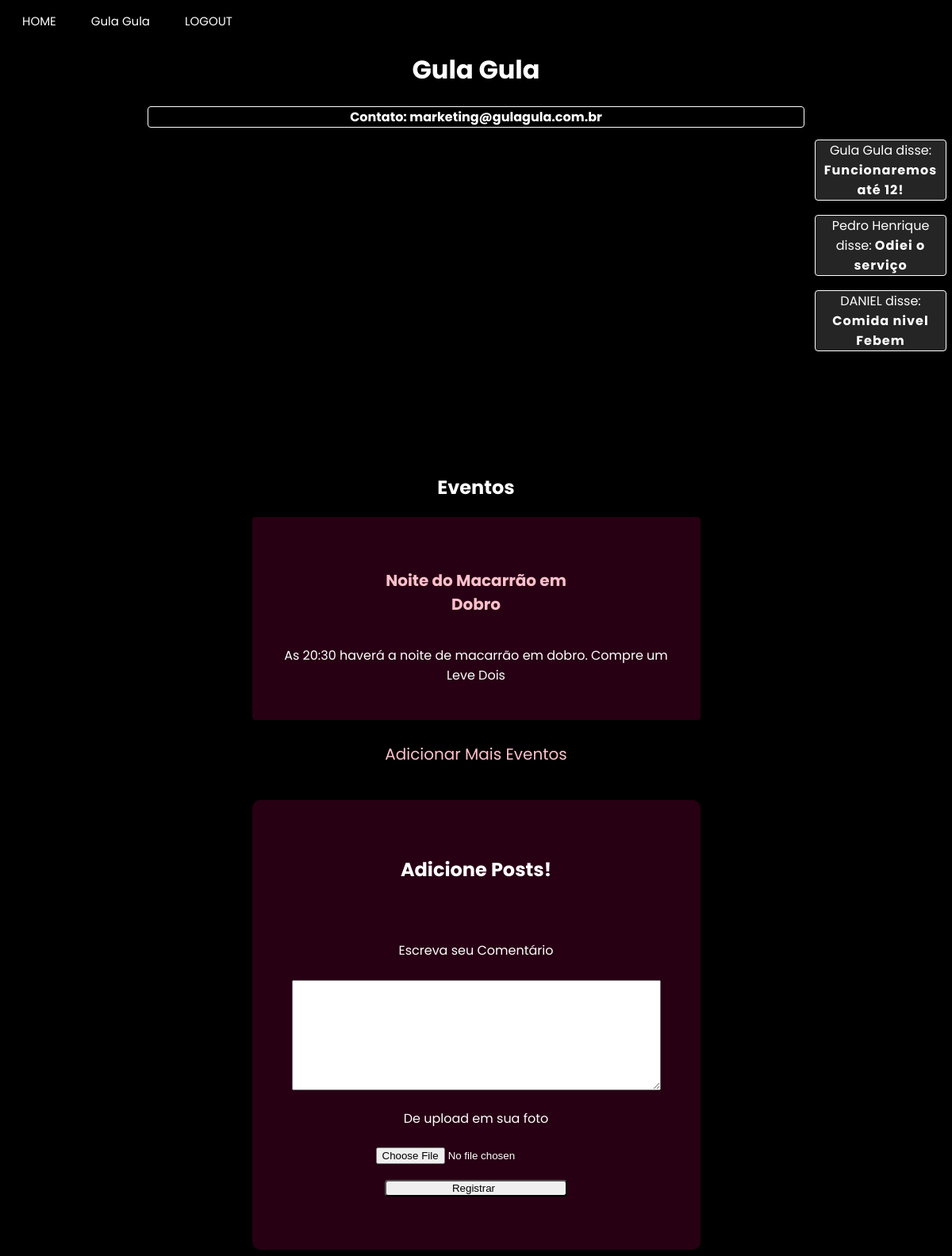
Before: /enterprise_page/Gula Gula (signed in) with the older database file.
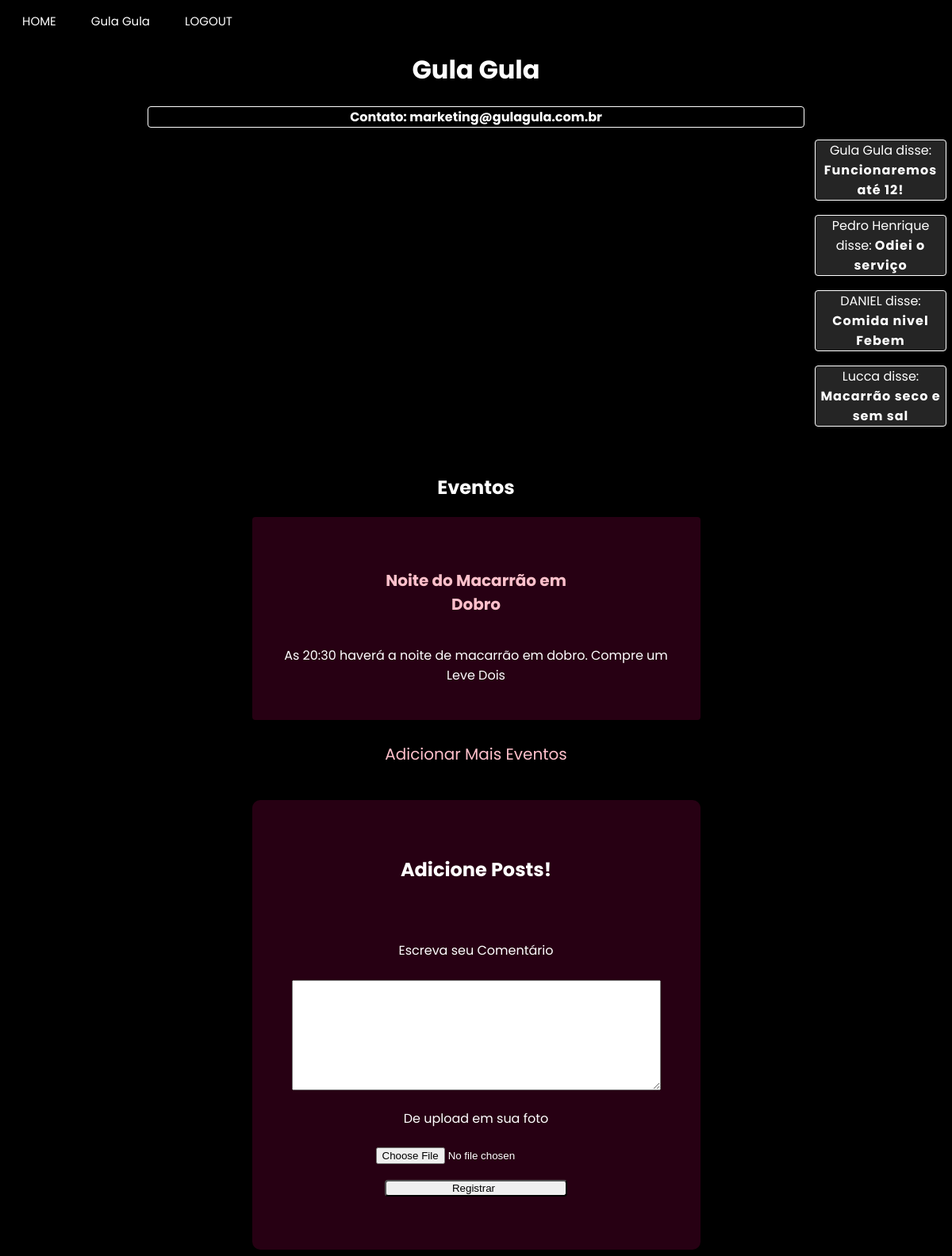
After: the same page with the newer database file.
### app/model.py (models this page shows, shortened)
class empresa(UserMixin, db.Model):
    __tablename__ = "empresa"
    id = db.Column(db.Integer,primary_key=True)
    enterprise_name = db.Column(db.String(64), index=True, unique=True)
    email = db.Column(db.String(120), index=True, unique=True)
    password_hash = db.Column(db.String(120))
    city = db.Column(db.String(120))
    latitude = db.Column(db.Float)
    longitude = db.Column(db.Float)
    district = db.Column(db.String(50))
    street = db.Column(db.String(120))
    posts = db.relationship("Post", backref="enterprise")

class Event(db.Model):
    id = db.Column(db.Integer, primary_key=True)
    body = db.Column(db.String(200))
    image = db.Column(db.String(200))
    timestamp = db.Column(db.Integer, index=True)
    empresa_id = db.Column(db.Integer)
    name = db.Column(db.String(200))
    latitude = db.Column(db.Float)
    longitude = db.Column(db.Float)
    event_type = db.Column(db.String(8))
    rank = db.Column(db.Float)
    avaliations = db.Column(db.Integer)
    age_groups = db.Column(db.String)

class Post(db.Model):
    id = db.Column(db.Integer, primary_key=True)
    body = db.Column(db.String(140))
    image = db.Column(db.String(200))
    timestamp = db.Column(db.Integer, index=True)
    empresa_id = db.Column(db.Integer, db.ForeignKey('empresa.id'))
    author_id = db.Column(db.Integer())
    event_id = db.Column(db.Integer())

class usuario(UserMixin, db.Model):
    __tablename__ = "usuario"
    id = db.Column(db.Integer, primary_key=True)
    username = db.Column(db.String(64), index=True, unique=True)
    email = db.Column(db.String(120), index=True, unique=True)
    password_hash = db.Column(db.String(120))
    city = db.Column(db.String(120))
    district = db.Column(db.String(50))
    age = db.Column(db.Integer)

### app/routes.py (the view, shortened to what this page needs)
@app.route("/enterprise_page/<name>", methods=["POST", "GET"])
@login_required
def enterprise_page_specific(name):
    form = Comments()
    enterpriseS= empresa.query.filter_by(enterprise_name=name).first()
    return render_template('enterprise_page.html', title=name, css_file="enterprise_page.css",user=current_user, usuario=usuario, enterprise=empresa, posts=Post.query.filter_by(empresa_id=enterpriseS.id), form=form, events=Event.query.filter_by(empresa_id=enterpriseS.id).all())

### app/forms.py
class Comments(FlaskForm):
    files = FileField("De upload em sua foto")
    evaluation = TextAreaField("")
    text = TextAreaField("Escreva seu Comentário", validators=[DataRequired("Escreva seu comentário!")])
    submit = SubmitField("Registrar")

### app/model.py (called while the page is built)
@login.user_loader
def load_user(id):
    if usuario.query.get(int(id)):
        load = usuario.query.get(int(id))
    else:
        load = empresa.query.get(int(id))
    return load

### app/templates/enterprise_page.html (shortened to what this page needs)
{% extends "base.html" %}
{% block content %}
<h1>{{title}}</h1>
<h3>Contato: {{enterprise.query.filter_by(enterprise_name = title).first().email}}</h3>
<div id="map"></div>
<div class="alignment">
<h2>Eventos</h2>
{% if events|length == 0 %}
  <h5> Não existe nenhum evento vinculado a esta empresa</h5>
{% else %}
{% for event in events%}
<div class="events">
  <h5><a href={{ url_for("event_page", name= event.name)}}>{{ event.name }}</a></h5>
  <p>{{ event.body }}</p>
</div>
{% endfor %}
{% endif %}
{% if not current_user.username %}
<a href={{ url_for("event_register_page")}}> Adicionar Mais Eventos</a>
{% endif %}
<section class="container">
  {% if current_user.username %}
  <h1>Envie-nos seu feedback</h1><br><br>
  {% else %}
  <h1>Adicione Posts!</h1><br><br>
  {% endif %}
      <form action="{{url_for('enterprise_page_specific', name = title)}}", method='post', novalidate>
          <div class="inputs">
            <p>
                {{ form.text.label }}<br><br>
                {{ form.text(size=32) }}<br>
            </p>
            <p>
                {{ form.files.label }}<br>
                {{ form.files(size=32) }}<br>
            </p>
        </div>
        <p>{{ form.submit() }}</p>
      </form>
    </section>
</div>
<aside class="aside">
  {% for post in posts%}
  {% if usuario.query.filter_by(id = post.author_id).first().username %}
  <div><p>{{ usuario.query.filter_by(id = post.author_id).first().username }} disse: <b>{{ post.body }}</b></p></div>
  {% else %}
  <div><p>{{ enterprise.query.filter_by(id = post.author_id).first().enterprise_name }} disse: <b>{{ post.body }}</b></p></div>
  {% endif %}
  {% endfor %}
</aside>
{% endblock %}

### app/templates/base.html (shortened to what this page needs)
<!DOCTYPE html>
<html>
    <head>
        {% if css_file%}
            <link rel="stylesheet" type="text/css" href="{{ url_for('static', filename=css_file) }}">
        {% else %}
            <link rel="stylesheet" type="text/css" href="{{ url_for('static', filename='user_page.css') }}">
        {% endif %}
    </head>
    <body>
        <header class="menu">
            <a id="main_page" href="{{ url_for('main_page') }}" class="button">HOME</a>
            {% if user.is_authenticated %}
            {% if user.username %}
            <a id="user_page" href="{{ url_for('user_page')}}"class="button">{{user.username}}</a>
            {% else %}
            <a id="enterprise_page" href="{{ url_for('enterprise_page_specific', name=user.enterprise_name)}}"class="button">{{user.enterprise_name}}</a>
            {% endif%}
            <a id="logout" href="{{ url_for('logout') }}" class="button">LOGOUT</a>
            {% else %}
            <a id="enterprise_register_page" href="{{ url_for('enterprise_register_page') }}" class="button">SEJA UM ANUNCIANTE</a>
            <a id="user_register_page" href="{{ url_for('user_register_page') }}" class="button">REGISTRO</a>
            <a id="login_page" href="{{ url_for('login_page') }}" class="button">LOGIN</a>
            {% endif %}
        </header>
        {% block content %}{% endblock %}
    </body>
</html>

### app/static/enterprise_page.css (style rules this page uses)
body { background: black; background-image: url("https://www.pixel4k.com/wp-content/uploads/2021/05/abstract-waving-4k_1620165379-1536x960.jpg"); background-repeat: no-repeat; background-size: cover; }
p { color:white; }
h1 { color:white; font-family: "Poppins"; display: grid; align-items: center; justify-content: center; }
h3 { color:white; font-family: Poppins; display: grid; align-items: center; justify-content: center; }
h2 { color:white; font-family: Poppins; display: grid; align-items: center; justify-content: center; }
h5 { color:white; font-family: Poppins; display: grid; align-items: center; justify-content: center; }
#map { height: 400px; width: 70%; border-radius: 8px; margin: auto; }
.alignment { display: grid; align-items: center; justify-content: center; }
section.container { background-color: rgba(87, 02, 43, 0.45); border-radius: 10px; align-items: center; justify-content: center; padding: 20px; }
.inputs input { outline: none; }
.inputs { margin: auto; text-align: center; }
.inputs input::placeholder { color: rgba(13, 0, 26, 0.8); }
form input[type=submit] { border-radius: 4px; padding-left: 0px; width: 230px; transition: all 0.3s ease; }
h3 { border: white solid 1px; border-radius: 4px; margin-left: 15%; margin-right: 15%; background-color: rgba(0,0,0, 0.5); font-size: 16px; }
.alignment p { text-align: center; }
section.container { padding: 50px; justify-content: center; margin-top: 15px; }
p b { font-family: "Poppins", sans-serif; letter-spacing: 1px; }
p { font-family: "Poppins", sans-serif; }
textarea#text { margin: 0px; height: 133px; width: 459px; }
input#files { margin-top: 5%; }
.aside { background-color: none; font-family: "Poppins", sans-serif; top: 10%; right: 0; position: fixed; height: 100%; width: 180px; border-radius: 5px; align-items: center; }
.aside p { background-color: rgba(184, 184, 184, 0.2); text-align: center; border: white solid 1px; border-radius: 4px; margin: 7px; margin-top: 10%; font-size: 100%; }
.aside b { letter-spacing: 1px; }
.events { background-color: rgba(87, 02, 43, 0.45); border-radius: 4px; padding: 5%; }
.events h5 a { text-decoration: none; font-size: 20px; color: pink; }
.alignment a { text-align: center; text-decoration: none; font-size: 20px; color: pink; font-family: "Poppins"; margin: 5%; }

### app/static/base.css (style rules this page uses)
header.menu { align-items: left; justify-content: start; }
a.button { border: none; color: white; padding: 5px 20px; text-align: center; text-decoration: none; display: inline-block; font-family:'Poppins'; font-size: 15px; }
.menu { margin-top: 10px; }

Changed rows visible on the page:
added Post: body "Macarrão seco e sem sal"
now on this page (row unchanged): usuario: query.filter_by "Lucca"
